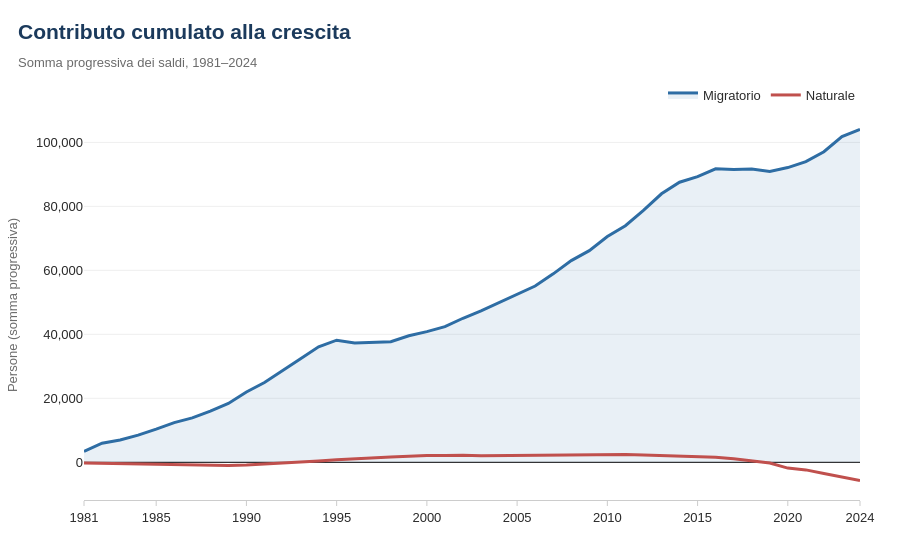

Source (notebook cell):
### Code cell
cum_nat = tab['saldo_naturale'].cumsum()
cum_mig = tab['saldo_migratorio'].cumsum()

fig2 = go.Figure()

fig2.add_trace(go.Scatter(
    x=tab.index, y=cum_mig,
    name='Migratorio', mode='lines',
    line=dict(color='#2E6DA4', width=3),
    fill='tozeroy', fillcolor='rgba(46,109,164,0.10)',
    hovertemplate='Migratorio: <b>%{y:+,.0f}</b><extra></extra>'
))

fig2.add_trace(go.Scatter(
    x=tab.index, y=cum_nat,
    name='Naturale', mode='lines',
    line=dict(color='#C0504D', width=3),
    hovertemplate='Naturale: <b>%{y:+,.0f}</b><extra></extra>'
))

fig2.update_layout(
    title=dict(
        text="<b>Contributo cumulato alla crescita</b>"
             "<br><span style='font-size:13px;color:#6B6B6B'>"
             "Somma progressiva dei saldi, 1981–2024</span>",
        x=0.02, xanchor='left', y=0.93,
        font=dict(size=21, color='#1B3A5C')
    ),
    hovermode='x unified',
    hoverlabel=dict(bgcolor='white', bordercolor='#DDDDDD',
                    font=dict(size=13, color='#2B2B2B')),
    legend=dict(orientation='h', yanchor='bottom', y=1.0,
                xanchor='right', x=1, font=dict(size=13)),
    plot_bgcolor='white', paper_bgcolor='white',
    font=dict(family='Carlito, Calibri, sans-serif',
              size=13, color='#2B2B2B'),
    height=560,
    margin=dict(t=110, b=60, l=80, r=40)
)

fig2.update_xaxes(
    title=None, showgrid=False,
    showline=True, linecolor='#CCCCCC',
    ticks='outside', tickcolor='#CCCCCC',
    tickmode='array', tickvals=tick_vals
)

fig2.update_yaxes(
    title=dict(text='Persone (somma progressiva)',
               font=dict(size=13, color='#6B6B6B')),
    showgrid=True, gridcolor='#EFEFEF',
    zeroline=True, zerolinecolor='#333333', zerolinewidth=1.2,
    tickformat=',.0f'
)

fig2.write_html('grafico_cumulato.html', include_plotlyjs='cdn')
fig2.show()

### Figure 1 — Plotly figure (JSON) as saved in the notebook; plotly's stock layout.template omitted (floating-point values rounded to 4 significant figures)
{"data": [{"fill": "tozeroy", "fillcolor": "rgba(46,109,164,0.10)", "hovertemplate": "Migratorio: <b>%{y:+,.0f}</b><extra></extra>", "line": {"color": "#2E6DA4", "width": 3}, "mode": "lines", "name": "Migratorio", "type": "scatter", "x": [1981, 1982, 1983, 1984, 1985, 1986, 1987, 1988, 1989, 1990, 1991, 1992, 1993, 1994, 1995, 1996, 1997, 1998, 1999, 2000, 2001, 2002, 2003, 2004, 2005, 2006, 2007, 2008, 2009, 2010, 2011, 2012, 2013, 2014, 2015, 2016, 2017, 2018, 2019, 2020, 2021, 2022, 2023, 2024], "y": [3388.0, 5978.0, 6994.0, 8480.0, 10360.0, 12420.0, 13890.0, 16010.0, 18400.0, 21960.0, 24960.0, 28780.0, 32340.0, 36080.0, 38170.0, 37270.0, 37560.0, 37700.0, 39550.0, 40840.0, 42390.0, 45030.0, 47340.0, 49970.0, 52420.0, 55110.0, 58910.0, 63060.0, 66160.0, 70580.0, 73950.0, 78740.0, 83940.0, 87560.0, 89320.0, 91760.0, 91520.0, 91680.0, 90940.0, 92130.0, 94000.0, 97080.0, 101800.0, 104000.0]}, {"hovertemplate": "Naturale: <b>%{y:+,.0f}</b><extra></extra>", "line": {"color": "#C0504D", "width": 3}, "mode": "lines", "name": "Naturale", "type": "scatter", "x": [1981, 1982, 1983, 1984, 1985, 1986, 1987, 1988, 1989, 1990, 1991, 1992, 1993, 1994, 1995, 1996, 1997, 1998, 1999, 2000, 2001, 2002, 2003, 2004, 2005, 2006, 2007, 2008, 2009, 2010, 2011, 2012, 2013, 2014, 2015, 2016, 2017, 2018, 2019, 2020, 2021, 2022, 2023, 2024], "y": [-228.0, -333.0, -404.0, -540.0, -686.0, -789.0, -830.0, -972.0, -966.0, -828.0, -565.0, -284.0, 11.0, 442.0, 808.0, 1156.0, 1403.0, 1672.0, 1909.0, 2154.0, 2100.0, 2216.0, 2027.0, 2072.0, 2065.0, 2092.0, 2143.0, 2340.0, 2411.0, 2401.0, 2453.0, 2294.0, 2079.0, 2063.0, 1726.0, 1544.0, 1088.0, 492.0, -252.0, -1813.0, -2375.0, -3477.0, -4575.0, -5692.0]}], "layout": {"font": {"color": "#2B2B2B", "family": "Carlito, Calibri, sans-serif", "size": 13}, "height": 560, "hoverlabel": {"bgcolor": "white", "bordercolor": "#DDDDDD", "font": {"color": "#2B2B2B", "size": 13}}, "hovermode": "x unified", "legend": {"font": {"size": 13}, "orientation": "h", "x": 1, "xanchor": "right", "y": 1, "yanchor": "bottom"}, "margin": {"b": 60, "l": 80, "r": 40, "t": 110}, "paper_bgcolor": "white", "plot_bgcolor": "white", "title": {"font": {"color": "#1B3A5C", "size": 21}, "text": "<b>Contributo cumulato alla crescita</b><br><span style='font-size:13px;color:#6B6B6B'>Somma progressiva dei saldi, 1981–2024</span>", "x": 0.02, "xanchor": "left", "y": 0.93}, "xaxis": {"linecolor": "#CCCCCC", "showgrid": false, "showline": true, "tickcolor": "#CCCCCC", "tickmode": "array", "ticks": "outside", "tickvals": [1981, 1985, 1990, 1995, 2000, 2005, 2010, 2015, 2020, 2024], "title": {}}, "yaxis": {"gridcolor": "#EFEFEF", "showgrid": true, "tickformat": ",.0f", "title": {"font": {"color": "#6B6B6B", "size": 13}, "text": "Persone (somma progressiva)"}, "zeroline": true, "zerolinecolor": "#333333", "zerolinewidth": 1.2}}}
